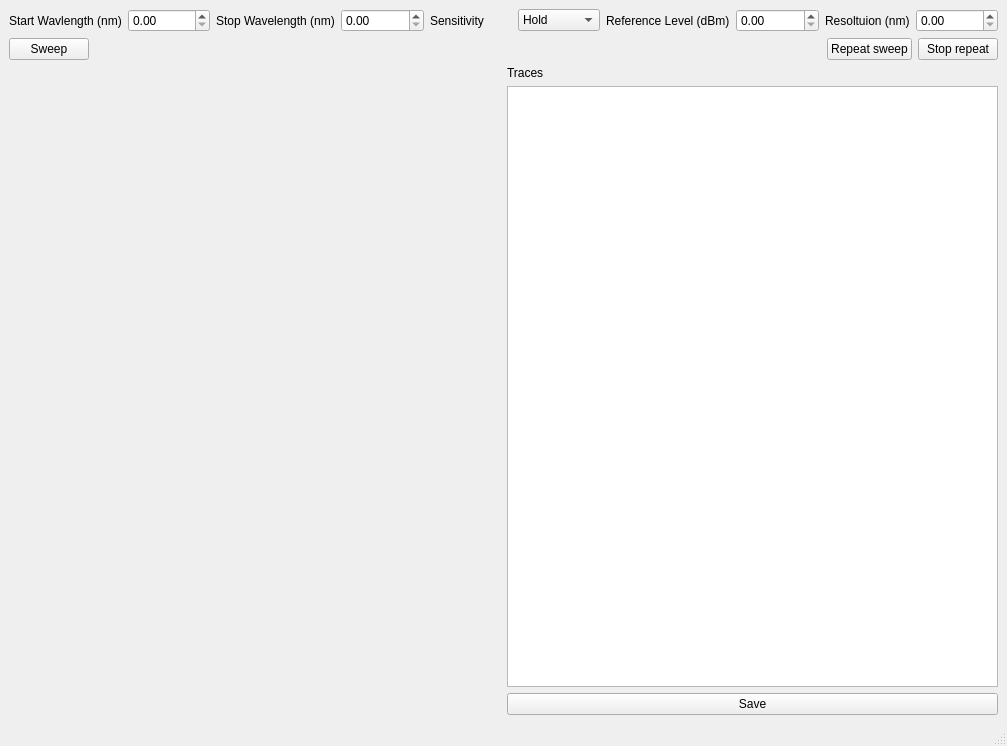
<?xml version="1.0" encoding="UTF-8"?>
<ui version="4.0">
 <class>MainWindow</class>
 <widget class="QMainWindow" name="MainWindow">
  <property name="geometry">
   <rect>
    <x>0</x>
    <y>0</y>
    <width>1007</width>
    <height>746</height>
   </rect>
  </property>
  <property name="windowTitle">
   <string>MainWindow</string>
  </property>
  <widget class="QWidget" name="centralwidget">
   <layout class="QVBoxLayout" name="verticalLayout_2">
    <item>
     <layout class="QHBoxLayout" name="horizontalLayout">
      <property name="sizeConstraint">
       <enum>QLayout::SetMaximumSize</enum>
      </property>
      <item>
       <widget class="QLabel" name="startWavlengthLabel">
        <property name="text">
         <string>Start Wavlength (nm)</string>
        </property>
       </widget>
      </item>
      <item>
       <widget class="QDoubleSpinBox" name="startWavlengthDoubleSpinBox"/>
      </item>
      <item>
       <widget class="QLabel" name="stopWavelengthLabel">
        <property name="text">
         <string>Stop Wavelength (nm)</string>
        </property>
       </widget>
      </item>
      <item>
       <widget class="QDoubleSpinBox" name="stopWavelengthDoubleSpinBox"/>
      </item>
      <item>
       <widget class="QLabel" name="sensitivityLabel">
        <property name="text">
         <string>Sensitivity</string>
        </property>
       </widget>
      </item>
      <item>
       <widget class="QComboBox" name="sensitivityComboBox">
        <item>
         <property name="text">
          <string>Hold</string>
         </property>
        </item>
        <item>
         <property name="text">
          <string>Auto</string>
         </property>
        </item>
        <item>
         <property name="text">
          <string>High 1</string>
         </property>
        </item>
        <item>
         <property name="text">
          <string>High 2</string>
         </property>
        </item>
        <item>
         <property name="text">
          <string>High 3</string>
         </property>
        </item>
       </widget>
      </item>
      <item>
       <widget class="QLabel" name="referenceLevelLabel">
        <property name="text">
         <string>Reference Level (dBm)</string>
        </property>
       </widget>
      </item>
      <item>
       <widget class="QDoubleSpinBox" name="referenceLevelDoubleSpinBox"/>
      </item>
      <item>
       <widget class="QLabel" name="resoltuionNmLabel">
        <property name="text">
         <string>Resoltuion (nm)</string>
        </property>
       </widget>
      </item>
      <item>
       <widget class="QDoubleSpinBox" name="resoltuionNmDoubleSpinBox"/>
      </item>
     </layout>
    </item>
    <item>
     <layout class="QHBoxLayout" name="horizontalLayout_2">
      <item>
       <widget class="QPushButton" name="SweepPushButton">
        <property name="text">
         <string>Sweep</string>
        </property>
       </widget>
      </item>
      <item>
       <spacer name="horizontalSpacer">
        <property name="orientation">
         <enum>Qt::Horizontal</enum>
        </property>
        <property name="sizeHint" stdset="0">
         <size>
          <width>40</width>
          <height>20</height>
         </size>
        </property>
       </spacer>
      </item>
      <item>
       <widget class="QPushButton" name="RepeatSweepPushButton">
        <property name="text">
         <string>Repeat sweep</string>
        </property>
       </widget>
      </item>
      <item>
       <widget class="QPushButton" name="StopRepeatPushButton">
        <property name="text">
         <string>Stop repeat</string>
        </property>
       </widget>
      </item>
     </layout>
    </item>
    <item>
     <layout class="QHBoxLayout" name="horizontalLayout_4">
      <item>
       <widget class="PlotWidget" name="widget" native="true">
        <property name="sizePolicy">
         <sizepolicy hsizetype="Expanding" vsizetype="Preferred">
          <horstretch>0</horstretch>
          <verstretch>0</verstretch>
         </sizepolicy>
        </property>
       </widget>
      </item>
      <item>
       <layout class="QHBoxLayout" name="horizontalLayout_3" stretch="1">
        <item>
         <layout class="QVBoxLayout" name="verticalLayout">
          <item>
           <widget class="QLabel" name="label">
            <property name="text">
             <string>Traces</string>
            </property>
           </widget>
          </item>
          <item>
           <widget class="QListView" name="listView"/>
          </item>
          <item>
           <widget class="QPushButton" name="pushButton">
            <property name="text">
             <string>Save</string>
            </property>
           </widget>
          </item>
         </layout>
        </item>
       </layout>
      </item>
     </layout>
    </item>
   </layout>
  </widget>
  <widget class="QMenuBar" name="menubar">
   <property name="geometry">
    <rect>
     <x>0</x>
     <y>0</y>
     <width>1007</width>
     <height>21</height>
    </rect>
   </property>
  </widget>
  <widget class="QStatusBar" name="statusbar"/>
 </widget>
 <customwidgets>
  <customwidget>
   <class>PlotWidget</class>
   <extends>QWidget</extends>
   <header>pyqtgraph</header>
   <container>1</container>
  </customwidget>
 </customwidgets>
 <resources/>
 <connections/>
</ui>
